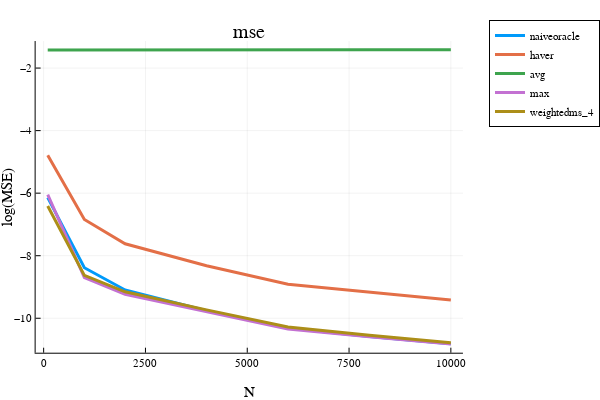

The code cell stored with this chart in its notebook:
### Code cell
x = opt.N_ary
i = 1; plot(x, log.(mse[:,i]), label=estimator_names[i], linewidth=3)
i = 2; plot!(x, log.(mse[:,i]), label=estimator_names[i], linewidth=3)
i = 3; plot!(x, log.(mse[:,i]), label=estimator_names[i], linewidth=3) 
i = 4; plot!(x, log.(mse[:,i]), label=estimator_names[i], linewidth=3)
i = 5; plot!(x, log.(mse[:,i]), label=estimator_names[i], linewidth=3)
# i = 6; plot!(x, log.(mse[:,i]), label=estimator_names[i], linewidth=3)
plot!(xlabel="N", ylabel="log(MSE)", legend=:outertopright)  
title!("mse")

### Figure 1 — Plotly figure (JSON) as saved in the notebook; plotly's stock layout.template omitted (floating-point values rounded to 4 significant figures)
{"data": [{"colorbar": {"title": {"text": ""}}, "legendgroup": "naiveoracle", "line": {"color": "rgba(0, 154, 250, 1.000)", "dash": "solid", "shape": "linear", "width": 3}, "mode": "lines", "name": "naiveoracle", "showlegend": true, "type": "scatter", "x": [100, 1000, 2000, 4000, 6000, 8000, 10000], "xaxis": "x", "y": [-6.143, -8.386, -9.096, -9.755, -10.31, -10.58, -10.82], "yaxis": "y", "zmax": null, "zmin": null}, {"colorbar": {"title": {"text": ""}}, "legendgroup": "haver", "line": {"color": "rgba(227, 111, 71, 1.000)", "dash": "solid", "shape": "linear", "width": 3}, "mode": "lines", "name": "haver", "showlegend": true, "type": "scatter", "x": [100, 1000, 2000, 4000, 6000, 8000, 10000], "xaxis": "x", "y": [-4.785, -6.842, -7.619, -8.322, -8.913, -9.172, -9.417], "yaxis": "y", "zmax": null, "zmin": null}, {"colorbar": {"title": {"text": ""}}, "legendgroup": "avg", "line": {"color": "rgba(62, 164, 78, 1.000)", "dash": "solid", "shape": "linear", "width": 3}, "mode": "lines", "name": "avg", "showlegend": true, "type": "scatter", "x": [100, 1000, 2000, 4000, 6000, 8000, 10000], "xaxis": "x", "y": [-1.42, -1.418, -1.418, -1.418, -1.418, -1.418, -1.418], "yaxis": "y", "zmax": null, "zmin": null}, {"colorbar": {"title": {"text": ""}}, "legendgroup": "max", "line": {"color": "rgba(195, 113, 210, 1.000)", "dash": "solid", "shape": "linear", "width": 3}, "mode": "lines", "name": "max", "showlegend": true, "type": "scatter", "x": [100, 1000, 2000, 4000, 6000, 8000, 10000], "xaxis": "x", "y": [-6.049, -8.702, -9.231, -9.798, -10.34, -10.59, -10.82], "yaxis": "y", "zmax": null, "zmin": null}, {"colorbar": {"title": {"text": ""}}, "legendgroup": "weightedms_4", "line": {"color": "rgba(172, 142, 24, 1.000)", "dash": "solid", "shape": "linear", "width": 3}, "mode": "lines", "name": "weightedms_4", "showlegend": true, "type": "scatter", "x": [100, 1000, 2000, 4000, 6000, 8000, 10000], "xaxis": "x", "y": [-6.411, -8.63, -9.153, -9.733, -10.28, -10.55, -10.78], "yaxis": "y", "zmax": null, "zmin": null}], "layout": {"annotations": [{"font": {"color": "rgba(0, 0, 0, 1)", "family": "sans-serif", "size": 20}, "rotation": 0, "showarrow": false, "text": "mse", "x": 0.535, "xanchor": "center", "xref": "paper", "y": 1, "yanchor": "top", "yref": "paper"}], "height": 400, "legend": {"bgcolor": "rgba(255, 255, 255, 1.000)", "bordercolor": "rgba(0, 0, 0, 1)", "borderwidth": 1, "font": {"color": "rgba(0, 0, 0, 1)", "family": "sans-serif", "size": 11}, "title": {"font": {"color": "rgba(0, 0, 0, 1)", "family": "sans-serif", "size": 15}, "text": ""}, "tracegroupgap": 0, "traceorder": "normal", "x": 1.05, "xanchor": "upper", "y": 1, "yanchor": "right"}, "margin": {"b": 20, "l": 0, "r": 0, "t": 20}, "paper_bgcolor": "rgba(255, 255, 255, 1.000)", "plot_bgcolor": "rgba(255, 255, 255, 1.000)", "showlegend": true, "width": 600, "xaxis": {"anchor": "y", "domain": [0.07647, 0.9934], "gridcolor": "rgba(0, 0, 0, 0.1)", "gridwidth": 0.5, "linecolor": "rgba(0, 0, 0, 1)", "mirror": false, "range": [-197, 10297], "showgrid": true, "showline": true, "showticklabels": true, "tickangle": 0, "tickcolor": "rgb(0, 0, 0)", "tickfont": {"color": "rgba(0, 0, 0, 1)", "family": "sans-serif", "size": 11}, "tickmode": "array", "ticks": "inside", "ticktext": ["0", "2500", "5000", "7500", "10000"], "tickvals": [0, 2500, 5000, 7500, 10000], "title": {"font": {"color": "rgba(0, 0, 0, 1)", "family": "sans-serif", "size": 15}, "text": "N"}, "type": "linear", "visible": true, "zeroline": false, "zerolinecolor": "rgba(0, 0, 0, 1)"}, "yaxis": {"anchor": "x", "domain": [0.07581, 0.9415], "gridcolor": "rgba(0, 0, 0, 0.1)", "gridwidth": 0.5, "linecolor": "rgba(0, 0, 0, 1)", "mirror": false, "range": [-11.1, -1.135], "showgrid": true, "showline": true, "showticklabels": true, "tickangle": 0, "tickcolor": "rgb(0, 0, 0)", "tickfont": {"color": "rgba(0, 0, 0, 1)", "family": "sans-serif", "size": 11}, "tickmode": "array", "ticks": "inside", "ticktext": ["−10", "−8", "−6", "−4", "−2"], "tickvals": [-10, -8, -6, -4, -2], "title": {"font": {"color": "rgba(0, 0, 0, 1)", "family": "sans-serif", "size": 15}, "text": "log(MSE)"}, "type": "linear", "visible": true, "zeroline": false, "zerolinecolor": "rgba(0, 0, 0, 1)"}}}
